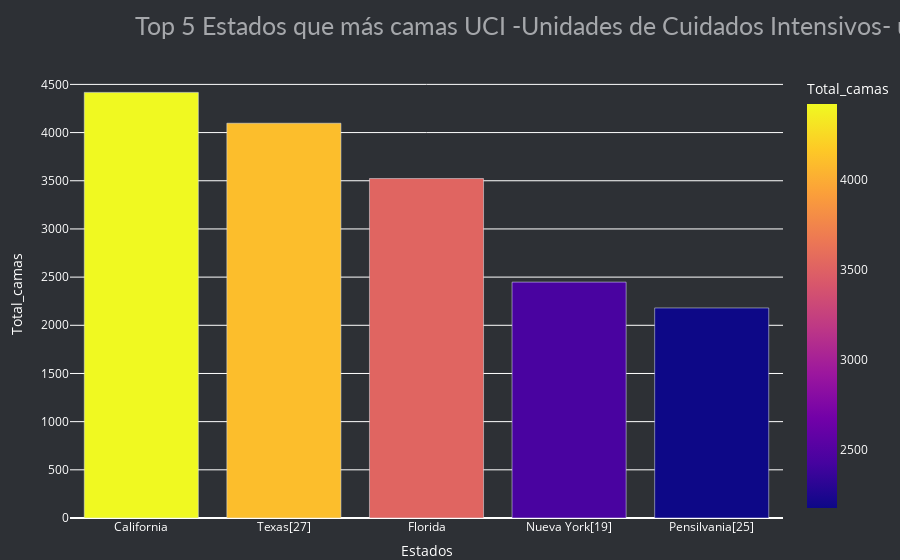

The cell this chart's notebook holds for it:
### Code cell
# Plotting 5 Países 
fig = px.bar(top5_camas.head(5), x='state_name', y='Total_camas',color='Total_camas', title='Top 5 Países que utilizan Energia Total_camas ')
fig.update_layout( title='Top 5 Estados que más camas UCI -Unidades de Cuidados Intensivos- utilizaron durante el año 2020 ',
                            title_x=0.15,
                            margin=dict(t=70, b=0, l=70, r=40),
                            hovermode="x unified",
                            xaxis_tickangle=360,
                        
                            xaxis_title='Estados', yaxis_title="Total_camas ",
                            plot_bgcolor='#2d3035', paper_bgcolor='#2d3035',
                            title_font=dict(size=25, color='#a5a7ab', family="Lato, sans-serif"),
                            font=dict(color='white'),
                            legend=dict(orientation="h", yanchor="bottom", y=1.02, xanchor="right", x=1)
                            )
fig.write_image("images/camasUCI.jpg") 
fig.show()

### Figure 1 — Plotly figure (JSON) as saved in the notebook; plotly's stock layout.template omitted (floating-point values rounded to 4 significant figures)
{"data": [{"alignmentgroup": "True", "hovertemplate": "state_name=%{x}<br>Total_camas=%{marker.color}<extra></extra>", "legendgroup": "", "marker": {"color": [4417, 4097, 3523, 2448, 2180], "coloraxis": "coloraxis", "pattern": {"shape": ""}}, "name": "", "offsetgroup": "", "orientation": "v", "showlegend": false, "textposition": "auto", "type": "bar", "x": ["California", "Texas[27]", "Florida", "Nueva York[19]", "Pensilvania[25]"], "xaxis": "x", "y": [4417, 4097, 3523, 2448, 2180], "yaxis": "y"}], "layout": {"barmode": "relative", "coloraxis": {"colorbar": {"title": {"text": "Total_camas"}}, "colorscale": [[0, "#0d0887"], [0.1111, "#46039f"], [0.2222, "#7201a8"], [0.3333, "#9c179e"], [0.4444, "#bd3786"], [0.5556, "#d8576b"], [0.6667, "#ed7953"], [0.7778, "#fb9f3a"], [0.8889, "#fdca26"], [1, "#f0f921"]]}, "font": {"color": "white"}, "hovermode": "x unified", "legend": {"orientation": "h", "tracegroupgap": 0, "x": 1, "xanchor": "right", "y": 1.02, "yanchor": "bottom"}, "margin": {"b": 0, "l": 70, "r": 40, "t": 70}, "paper_bgcolor": "#2d3035", "plot_bgcolor": "#2d3035", "title": {"font": {"color": "#a5a7ab", "family": "Lato, sans-serif", "size": 25}, "text": "Top 5 Estados que más camas UCI -Unidades de Cuidados Intensivos- utilizaron durante el año 2020 ", "x": 0.15}, "xaxis": {"anchor": "y", "domain": [0, 1], "tickangle": 0, "title": {"text": "Estados"}}, "yaxis": {"anchor": "x", "domain": [0, 1], "title": {"text": "Total_camas "}}}}
